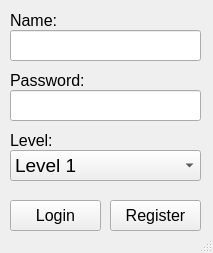
<?xml version="1.0" encoding="UTF-8"?>
<ui version="4.0">
 <class>MainWindow</class>
 <widget class="QMainWindow" name="MainWindow">
  <property name="geometry">
   <rect>
    <x>0</x>
    <y>0</y>
    <width>213</width>
    <height>253</height>
   </rect>
  </property>
  <property name="windowTitle">
   <string>MainWindow</string>
  </property>
  <widget class="QWidget" name="centralwidget">
   <widget class="QLabel" name="label_name">
    <property name="geometry">
     <rect>
      <x>10</x>
      <y>10</y>
      <width>191</width>
      <height>21</height>
     </rect>
    </property>
    <property name="font">
     <font>
      <pointsize>12</pointsize>
     </font>
    </property>
    <property name="text">
     <string>Name:</string>
    </property>
   </widget>
   <widget class="QLabel" name="label_pass">
    <property name="geometry">
     <rect>
      <x>10</x>
      <y>70</y>
      <width>191</width>
      <height>21</height>
     </rect>
    </property>
    <property name="font">
     <font>
      <pointsize>12</pointsize>
     </font>
    </property>
    <property name="text">
     <string>Password:</string>
    </property>
   </widget>
   <widget class="QLineEdit" name="lineEdit_name">
    <property name="geometry">
     <rect>
      <x>10</x>
      <y>30</y>
      <width>191</width>
      <height>31</height>
     </rect>
    </property>
    <property name="font">
     <font>
      <pointsize>14</pointsize>
     </font>
    </property>
    <property name="text">
     <string/>
    </property>
   </widget>
   <widget class="QLineEdit" name="lineEdit_pass">
    <property name="geometry">
     <rect>
      <x>10</x>
      <y>90</y>
      <width>191</width>
      <height>31</height>
     </rect>
    </property>
    <property name="font">
     <font>
      <pointsize>14</pointsize>
     </font>
    </property>
    <property name="text">
     <string/>
    </property>
   </widget>
   <widget class="QPushButton" name="pushButton_login">
    <property name="geometry">
     <rect>
      <x>10</x>
      <y>200</y>
      <width>91</width>
      <height>31</height>
     </rect>
    </property>
    <property name="font">
     <font>
      <pointsize>12</pointsize>
     </font>
    </property>
    <property name="text">
     <string>Login</string>
    </property>
   </widget>
   <widget class="QPushButton" name="pushButton_register">
    <property name="geometry">
     <rect>
      <x>110</x>
      <y>200</y>
      <width>91</width>
      <height>31</height>
     </rect>
    </property>
    <property name="font">
     <font>
      <pointsize>12</pointsize>
     </font>
    </property>
    <property name="text">
     <string>Register</string>
    </property>
   </widget>
   <widget class="QLabel" name="label_level">
    <property name="geometry">
     <rect>
      <x>10</x>
      <y>130</y>
      <width>191</width>
      <height>21</height>
     </rect>
    </property>
    <property name="font">
     <font>
      <pointsize>12</pointsize>
     </font>
    </property>
    <property name="text">
     <string>Level:</string>
    </property>
   </widget>
   <widget class="QComboBox" name="comboBox_level">
    <property name="geometry">
     <rect>
      <x>10</x>
      <y>150</y>
      <width>191</width>
      <height>31</height>
     </rect>
    </property>
    <property name="font">
     <font>
      <pointsize>14</pointsize>
     </font>
    </property>
    <item>
     <property name="text">
      <string>Level 1</string>
     </property>
    </item>
    <item>
     <property name="text">
      <string>Level 2</string>
     </property>
    </item>
    <item>
     <property name="text">
      <string>Level 3</string>
     </property>
    </item>
   </widget>
  </widget>
  <widget class="QStatusBar" name="statusbar"/>
 </widget>
 <resources/>
 <connections/>
</ui>
